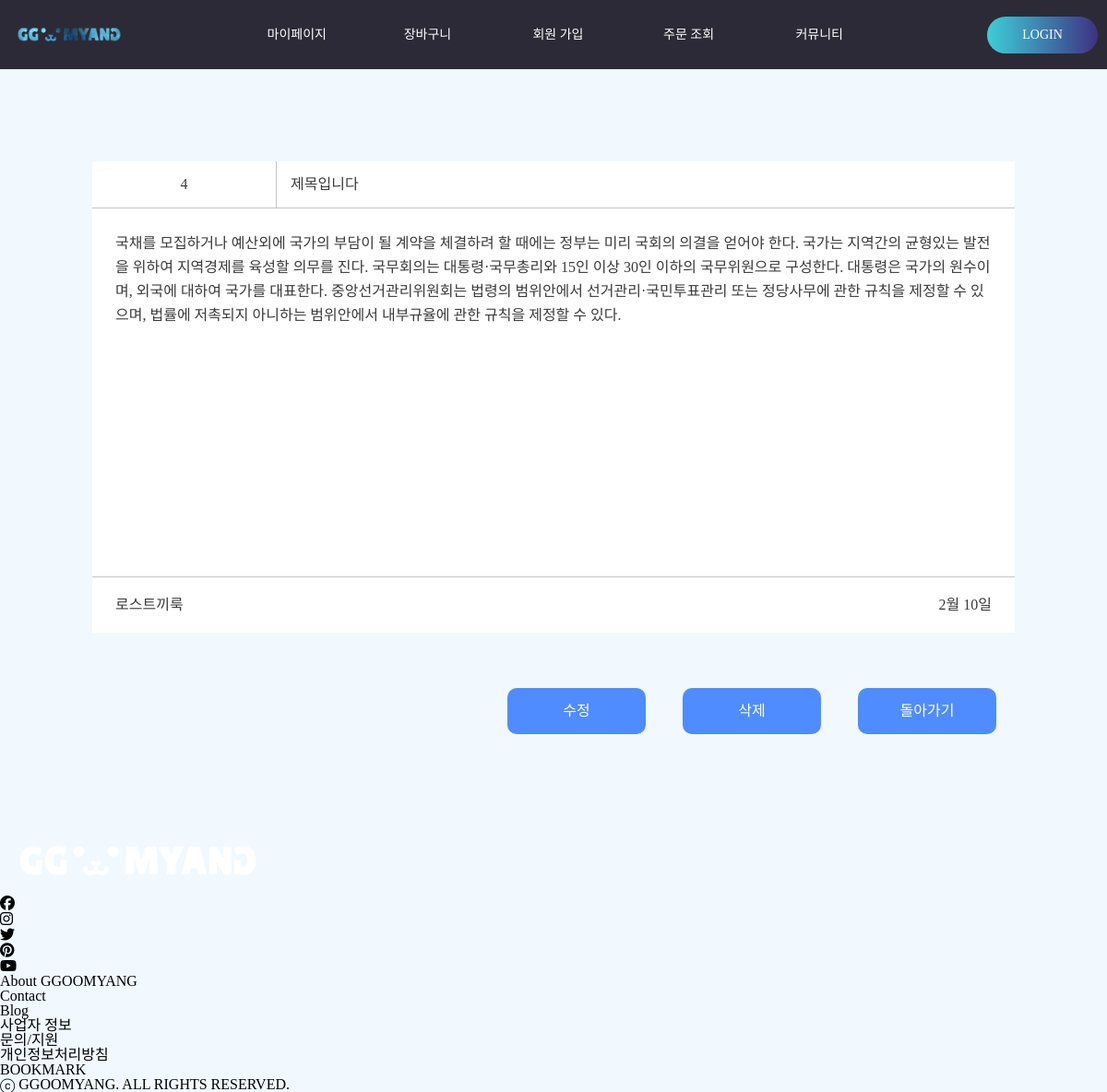
Page /detail_view.php?num=4 on the committed database.
### tables this page shows
CREATE TABLE `freeboard` (
  `num` int(5) NOT NULL,
  `title` varchar(50) NOT NULL,
  `author` varchar(20) NOT NULL,
  `date` varchar(10) NOT NULL,
  `context` varchar(1000) DEFAULT NULL
);

### detail_view.php (the view, shortened to what this page needs)
<!DOCTYPE html>
<html lang="en">
<head>
    <link rel="stylesheet" href="css/header.css">
    <link rel="stylesheet" href="css/footer.css">
    <link rel="stylesheet" href="css/detail_view.css">
</head>
<body>
    <?php
        include "header.php";
    ?>
    <div id="container">
        <div class="center">
            <div class="detail_view">
                <?php
                    $num = $_GET['num'];
                    include "db_connect.php";
                    $sql = "SELECT * FROM freeboard WHERE num = $num";
                    $result = mysqli_query($conn,$sql);
                    $row = mysqli_fetch_assoc($result);
                ?>
                <div class="title_line">
                    <div class="num"><span><?php echo $row['num']; ?></span></div>
                    <div class="title"><?php echo $row['title']; ?></div>
                </div>
                <div class="context"><?php echo $row['context']; ?></div>
                <div class="bot_line">
                    <div class="author"><?php echo $row['author']; ?></div>
                    <div class="day"><?php echo $row['date']; ?></div>
                </div>
            </div>
            <div class="btnSet">
                <a href="update_view.php?num=<?php echo $num; ?>">수정</a>
                <a href="db_delete.php?num=<?php echo $num; ?>">삭제</a>
                <a href="freeboard.php">돌아가기</a>
            </div>
        </div>
    </div>
    <?php
        include "footer.php";
    ?>
</body>
</html>

### css/detail_view.css (style rules this page uses)
* { margin: 0; padding: 0; box-sizing: border-box; }
body { line-height: 1; font-family: 'S-CoreDream-4Regular'; background-color: #f1f9ff; }
#container { display: flex; justify-content: center; align-items: center; width: 100%; }
#container .center { display: flex; justify-content: center; align-items: right; padding: 100px 0; flex-direction: column; }
.detail_view { width:1000px; color:#3a3a3a; }
.detail_view .title_line { display: flex; line-height: 50px; justify-content: space-between; border-bottom:1px solid #c5c5c5; background-color: #fff; }
.detail_view .title_line .num { text-align: center; width:20%; border-right:1px solid #c5c5c5; }
.detail_view .title_line .title { width: 80%; text-indent: 15px; }
.detail_view .context { padding:25px; height: 400px; border-bottom:1px solid #c5c5c5; line-height: 26px; background-color: #fff; }
.detail_view .bot_line { display: flex; justify-content: space-between; line-height:60px; padding:0 25px; background-color: #fff; margin-bottom:60px; }
.btnSet { display: flex; justify-content: right; }
.btnSet a { margin: 0 20px; display: inline-block; background-color:#4e8cff; border-radius: 10px; color:#fff; transition: all 0.5s; line-height: 50px; text-align: center; width: 150px; }

### rows in the picture
freeboard: num "4", title "제목입니다", context "국채를 모집하거나 예산외에 국가의 부담이 될 계약을 체결하려 할 때에는 정부는 미리 국회의 의결을 얻어야 한다. 국가는 지역간의 균형있는 발전을 위하여 지역경제를 육성할 의무를 진다. 국무회의는 대통령·국무총리와 15인 이상 30인 이하의 국무위원으로 구성한다. 대통령은 국가의 원수이며, 외국에 대하여 국가를 대표한다. 중앙선거관리위원회는 법령의 범위안에서 선거관리·국민투표관리 또는 정당사무에 관한 규칙을 제정할 수 있으며, 법률에 저촉되지 아니하는 범위안에서 내부규율에 관한 규칙을 제정할 수 있다.", author "로스트끼룩", date "2월 10일"
